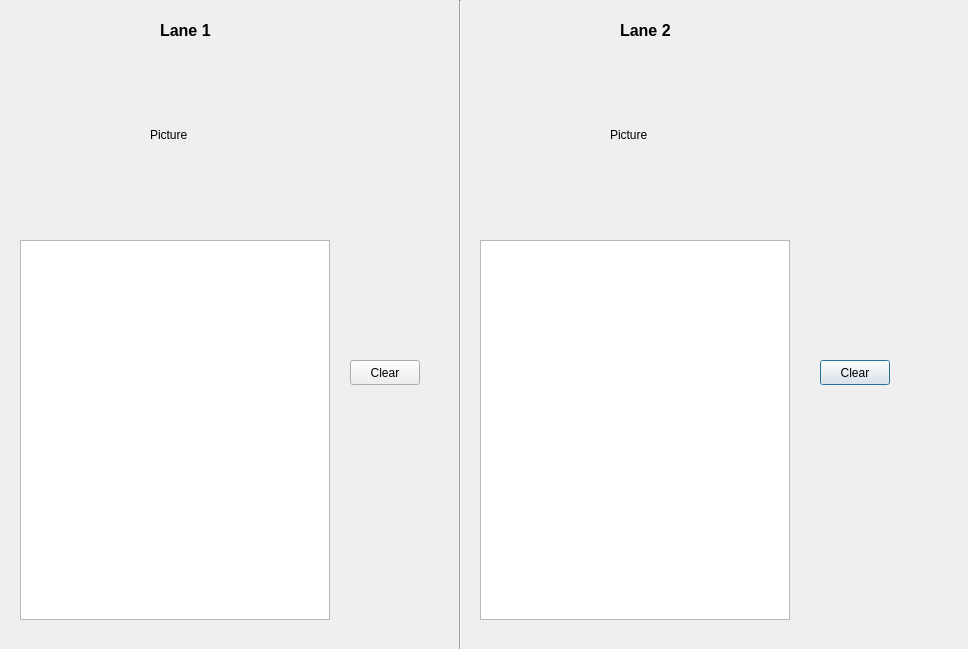
<?xml version="1.0" encoding="UTF-8"?>
<ui version="4.0">
 <class>Dialog</class>
 <widget class="QDialog" name="Dialog">
  <property name="geometry">
   <rect>
    <x>0</x>
    <y>0</y>
    <width>968</width>
    <height>649</height>
   </rect>
  </property>
  <property name="windowTitle">
   <string>Dialog</string>
  </property>
  <widget class="QListWidget" name="RightList">
   <property name="geometry">
    <rect>
     <x>480</x>
     <y>240</y>
     <width>310</width>
     <height>380</height>
    </rect>
   </property>
   <property name="font">
    <font>
     <pointsize>11</pointsize>
     <weight>75</weight>
     <bold>true</bold>
    </font>
   </property>
  </widget>
  <widget class="QListWidget" name="LeftList">
   <property name="geometry">
    <rect>
     <x>20</x>
     <y>240</y>
     <width>310</width>
     <height>380</height>
    </rect>
   </property>
   <property name="font">
    <font>
     <pointsize>11</pointsize>
     <weight>75</weight>
     <bold>true</bold>
    </font>
   </property>
  </widget>
  <widget class="QLabel" name="LeftListTitle">
   <property name="geometry">
    <rect>
     <x>160</x>
     <y>10</y>
     <width>100</width>
     <height>40</height>
    </rect>
   </property>
   <property name="font">
    <font>
     <pointsize>12</pointsize>
     <weight>75</weight>
     <bold>true</bold>
    </font>
   </property>
   <property name="text">
    <string>Lane 1</string>
   </property>
  </widget>
  <widget class="QPushButton" name="RightClear">
   <property name="geometry">
    <rect>
     <x>820</x>
     <y>360</y>
     <width>70</width>
     <height>25</height>
    </rect>
   </property>
   <property name="text">
    <string>Clear</string>
   </property>
  </widget>
  <widget class="QPushButton" name="LeftClear">
   <property name="geometry">
    <rect>
     <x>350</x>
     <y>360</y>
     <width>70</width>
     <height>25</height>
    </rect>
   </property>
   <property name="text">
    <string>Clear</string>
   </property>
  </widget>
  <widget class="QLabel" name="RightListTitle">
   <property name="geometry">
    <rect>
     <x>620</x>
     <y>10</y>
     <width>100</width>
     <height>40</height>
    </rect>
   </property>
   <property name="font">
    <font>
     <pointsize>12</pointsize>
     <weight>75</weight>
     <bold>true</bold>
    </font>
   </property>
   <property name="text">
    <string>Lane 2</string>
   </property>
  </widget>
  <widget class="QLabel" name="LeftStudentPicture">
   <property name="geometry">
    <rect>
     <x>150</x>
     <y>50</y>
     <width>180</width>
     <height>170</height>
    </rect>
   </property>
   <property name="text">
    <string>Picture</string>
   </property>
  </widget>
  <widget class="QLabel" name="RightStudentPicture">
   <property name="geometry">
    <rect>
     <x>610</x>
     <y>50</y>
     <width>180</width>
     <height>170</height>
    </rect>
   </property>
   <property name="text">
    <string>Picture</string>
   </property>
  </widget>
  <widget class="Line" name="line">
   <property name="geometry">
    <rect>
     <x>450</x>
     <y>0</y>
     <width>20</width>
     <height>650</height>
    </rect>
   </property>
   <property name="orientation">
    <enum>Qt::Vertical</enum>
   </property>
  </widget>
 </widget>
 <resources/>
 <connections/>
</ui>
